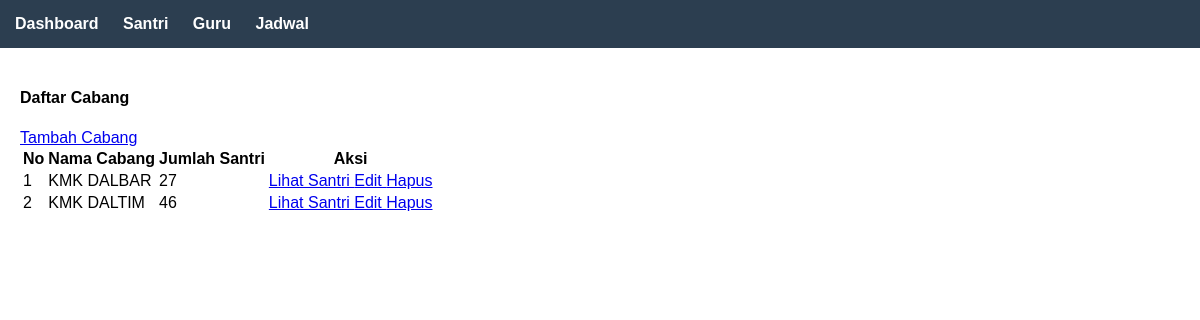
Page /cabang/ on the committed database.
### administrator/models.py (models this page shows, shortened)
class Cabang(models.Model):
    nama_cabang = models.CharField(max_length=100)
    class Meta:
        verbose_name = "Cabang"
        verbose_name_plural = "Cabang"

### administrator/views.py (the view)
# urls.py: path('cabang/', views.cabang_list, name='cabang_list'),
def cabang_list(request):
    cabang = Cabang.objects.all()
    cabang_with_count = []
    for item in cabang:
        santri_count = Santri.objects.filter(kelas__cabang=item).count()
        cabang_with_count.append({
            'cabang': item,
            'santri_count': santri_count
        })
    context = {
        'cabang_data': cabang_with_count
    }
    return render(request, 'cabang/list.html', context)

### templates/cabang/list.html (shortened to what this page needs)
{% extends 'base.html' %}
{% block content %}
<div class="container-fluid">
    <div class="row">
        <div class="col-12">
            <div class="card">
                <div class="card-header d-flex justify-content-between align-items-center">
                    <h4 class="card-title">Daftar Cabang</h4>
                    <a href="{% url 'cabang_tambah' %}" class="btn btn-primary">
                         Tambah Cabang
                    </a>
                </div>
                <div class="card-body">
                    <div class="table-responsive">
                        <table class="table table-striped table-bordered">
                            <thead>
                                <tr>
                                    <th>No</th>
                                    <th>Nama Cabang</th>
                                    <th>Jumlah Santri</th>
                                    <th>Aksi</th>
                                </tr>
                            </thead>
                            <tbody>
                                {% for item in cabang_data %}
                                <tr>
                                    <td>{{ forloop.counter }}</td>
                                    <td>{{ item.cabang.nama_cabang }}</td>
                                    <td>
                                        <span class="badge badge-primary">{{ item.santri_count }}</span>
                                    </td>
                                    <td>
                                        <a href="{% url 'cabang_santri' item.cabang.id %}" class="btn btn-sm btn-info" title="Lihat Santri">
                                             Lihat Santri
                                        </a>
                                        <a href="{% url 'cabang_edit' item.cabang.id %}" class="btn btn-sm btn-warning" title="Edit">
                                             Edit
                                        </a>
                                        <a href="{% url 'cabang_hapus' item.cabang.id %}" class="btn btn-sm btn-danger"
                                           onclick="return confirm('Apakah Anda yakin ingin menghapus cabang ini?')" title="Hapus">
                                             Hapus
                                        </a>
                                    </td>
                                </tr>
                                {% empty %}
                                <tr>
                                    <td colspan="4" class="text-center">Tidak ada data cabang</td>
                                </tr>
                                {% endfor %}
                            </tbody>
                        </table>
                    </div>
                </div>
            </div>
        </div>
    </div>
</div>
{% endblock %}

### templates/base.html (style rules this page uses)
body { font-family: Arial; margin: 0; padding: 0; }

### rows in the picture
Cabang: cabang.nama_cabang "KMK DALBAR", santri_count "27"
Cabang: cabang.nama_cabang "KMK DALTIM", santri_count "46"
